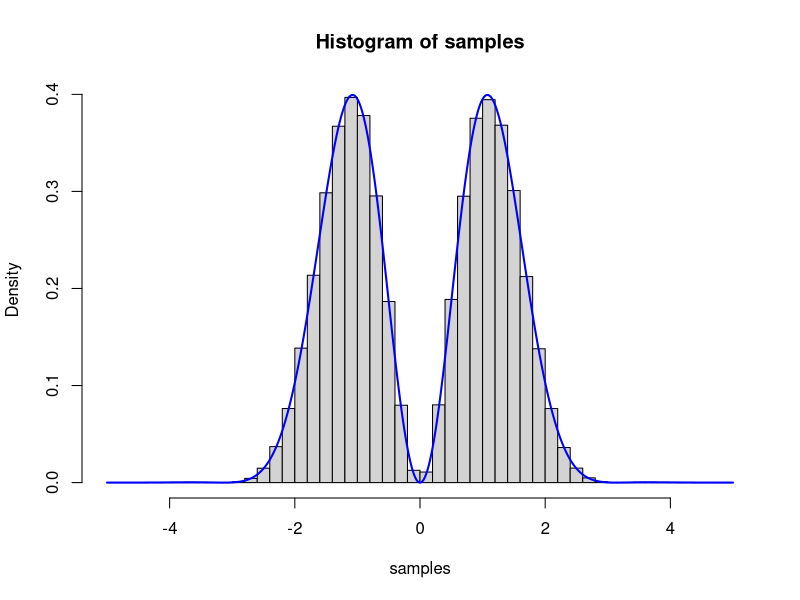
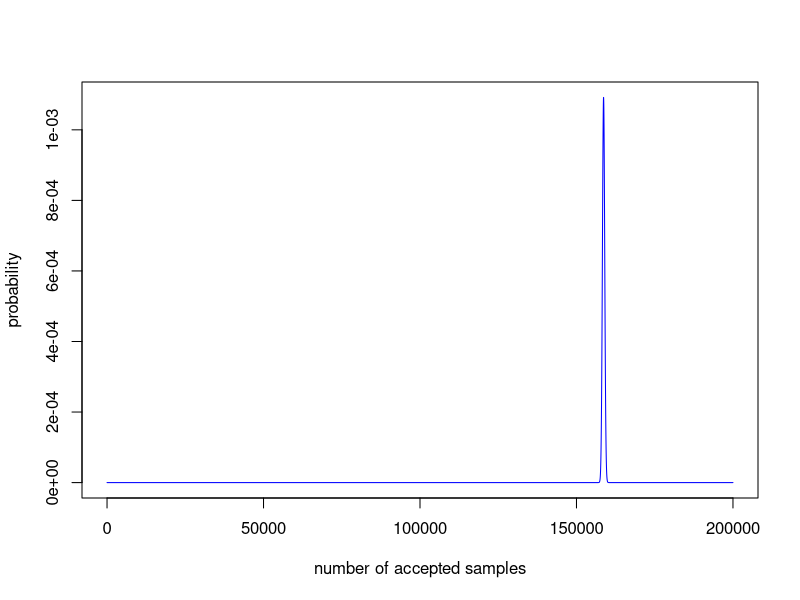
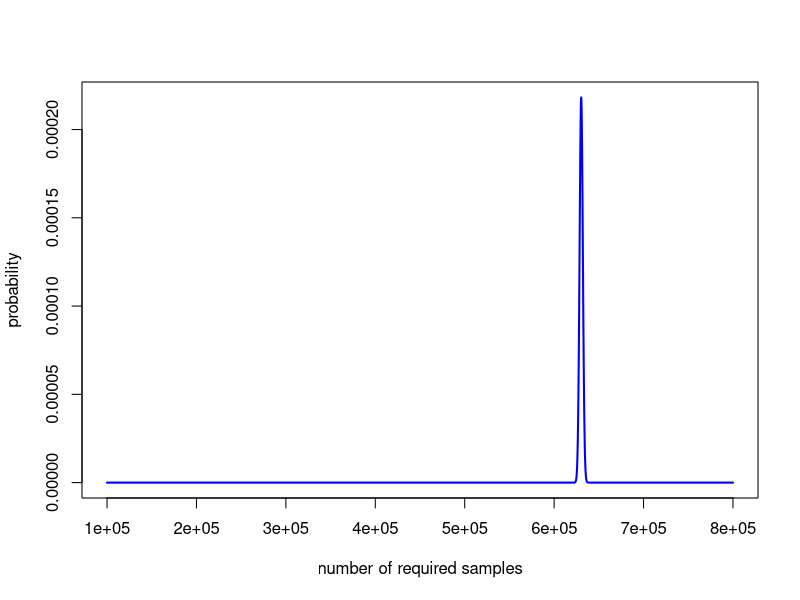
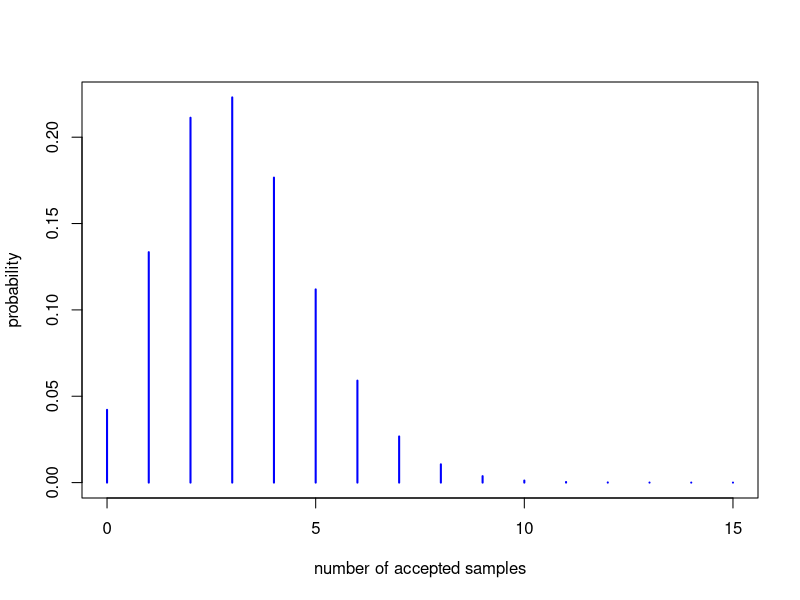
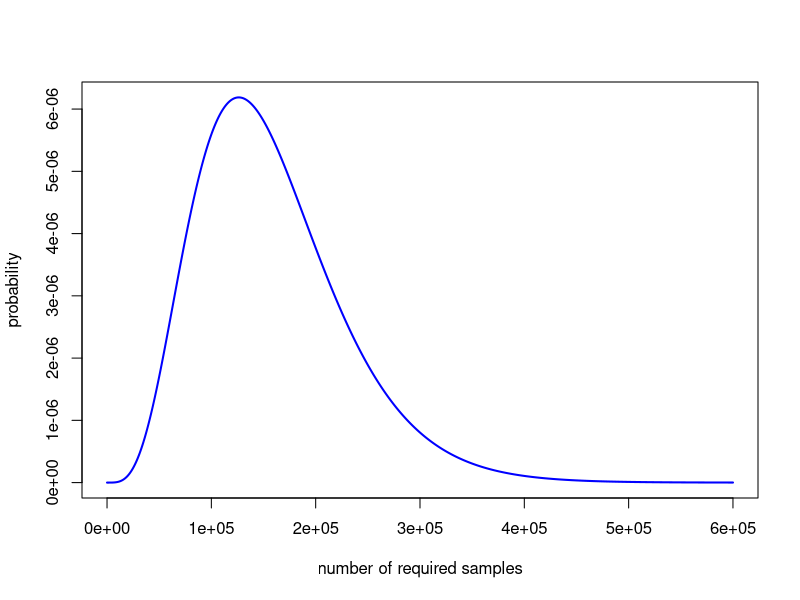

Reproduce these figures in R, in order.
## ---- chunk 1
n_samp <- 1e6
samples <- rnorm(n_samp)
samples <- samples[samples >= 1]
length(samples)
MCest1 <- mean(samples)
MCest1
## ---- chunk 2
n_acc <- 1e5

samples <- rep(0, n_acc)
count <- 0
for (i in 1:n_acc) {
  newsample <- 0
  while (newsample < 1) {
    newsample <- rnorm(1)
    count <- count + 1
  }
  samples[i] <- newsample
}
count

MCest2 <- mean(samples)
MCest2
## ---- chunk 3
n_samp <- 1e6
samples <- rnorm(n_samp)
samples <- samples[runif(n_samp) <= sin(samples)^2]
length(samples)

hist(samples, probability = TRUE, breaks = 50)
curve(
  0.92 * exp(-x^2 / 2) * sin(x)^2, add = TRUE, n = 1001,
  lwd = 2, col = "blue"
)
## ---- chunk 4
#| code-fold: TRUE
m <- 1e6
acc_prob <- pnorm(1, lower.tail = FALSE)
plot(
  0:2e5, dbinom(0:2e5, m, acc_prob),
  type = "l", col = "blue",
  xlab = "number of accepted samples", ylab = "probability"
)
## ---- chunk 5
#| code-fold: TRUE
n <- 1e5
acc_prob <- pnorm(1, lower.tail = FALSE)
plot(
  n + 0:7e5, dnbinom(0:7e5, n, acc_prob),
  type = "l", col = "blue", lwd = 2,
  xlab = "number of required samples", ylab = "probability"
)
## ---- chunk 6
#| code-fold: TRUE
m <- 1e5
acc_prob <- pnorm(4, lower.tail = FALSE)
plot(
  0:15, dbinom(0:15, m, acc_prob),
  type = "h", col = "blue", lwd = 2,
  xlab = "number of accepted samples", ylab = "probability"
)
## ---- chunk 7
#| code-fold: TRUE
n <- 5
acc_prob <- pnorm(4, lower.tail = FALSE)
plot(
  n + 0:6e5, dnbinom(0:6e5, n, acc_prob),
  type = "l", col = "blue", lwd = 2,
  xlab = "number of required samples", ylab = "probability"
)
